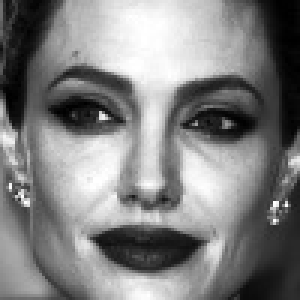
#> input picture data/people/Angelina_Jolie-22067910852/face_0.jpg, 100 x 100 px (shown 3 times larger)
$ python -i preprocess.py   (imports and definitions only)
#> lines starting #> are read from the running program, lines starting #| are printed output that depends on the picture
#> further down, picture is the input picture: shape (100, 100, 3); min 0, max 255, mean 128.3


import cv2
import numpy as np
import os

curr_path = os.path.dirname(__file__)
model_path = os.path.join(curr_path, "../data/models/lbpcascade_frontalface.xml")

def detect_face(img, pad=0):
#> called with pad = 0
    face_cascade = cv2.CascadeClassifier(model_path)
    faces = face_cascade.detectMultiScale(img, scaleFactor=1.1, minNeighbors=10)
#> faces = [[7, 6, 86, 86]]

    if (len(faces) == 0):
        return img, []

    (x, y, w, h) = faces[0]
#> x = 7; y = 6; w = 86; h = 86

    # Appending the corners with fixed value
    y_pad = int(w*pad)
#> y_pad = 0
    x_pad = int(h*pad)
#> x_pad = 0
    return img[y-y_pad:y+w+y_pad, x-x_pad:x+h+x_pad], faces[0]

def preprocess(img, img_size_out=(100,100)):

    img_face = detect_face(img)[0]
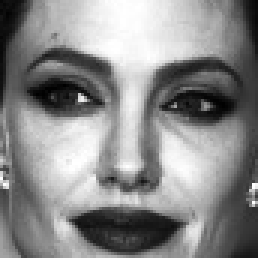
#> img_face: shape (86, 86, 3) (shown 3 times larger); min 0, max 255, mean 137.6


    img = cv2.resize(img_face, dsize=img_size_out, interpolation=cv2.INTER_AREA)
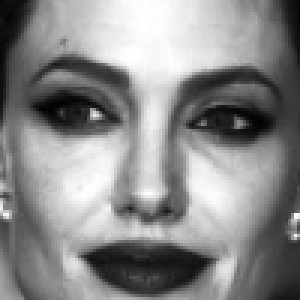
#> img: shape (100, 100, 3) (shown 3 times larger); min 1, max 255, mean 137.5


#> (the run stopped early here; a loop or call above may not have finished)

$ run again, on data/people/Angelina_Jolie-22067910852/face_1.jpg
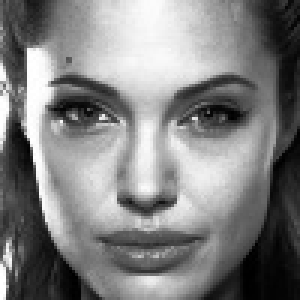
#> input picture data/people/Angelina_Jolie-22067910852/face_1.jpg, 100 x 100 px (shown 3 times larger)
#> picture is the input picture: shape (100, 100, 3); min 0, max 255, mean 128.4
#> faces = [[8, 7, 84, 84]]
#> x = 8; y = 7; w = 84
#> y_pad = 0
#> in preprocess, `img_face = detect_face(img)[0]`:
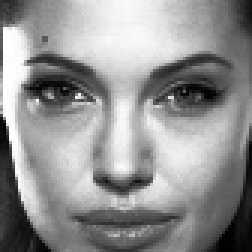
#> img_face: shape (84, 84, 3) (shown 3 times larger); min 0, max 255, mean 146.1
#> in preprocess, `img = cv2.resize(img_face, dsize=img_size_out, interpolation=cv2.INTER..`:
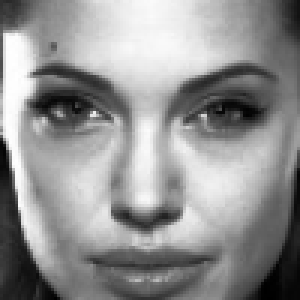
#> img: shape (100, 100, 3) (shown 3 times larger); min 0, max 255, mean 146

$ run again, on data/people/Angelina_Jolie-22067910852/face_2.jpg
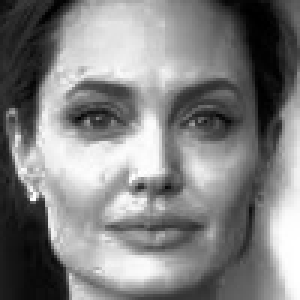
#> input picture data/people/Angelina_Jolie-22067910852/face_2.jpg, 100 x 100 px (shown 3 times larger)
#> picture is the input picture: shape (100, 100, 3); min 0, max 255, mean 128.5
#> faces = [[7, 5, 85, 85]]
#> x = 7; y = 5; w = 85
#> y_pad = 0
#> in preprocess, `img_face = detect_face(img)[0]`:
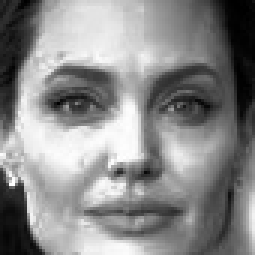
#> img_face: shape (85, 85, 3) (shown 3 times larger); min 0, max 255, mean 137.3
#> in preprocess, `img = cv2.resize(img_face, dsize=img_size_out, interpolation=cv2.INTER..`:
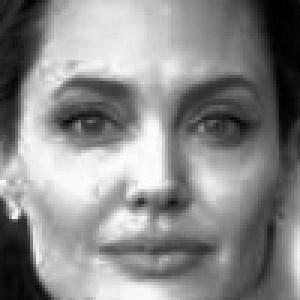
#> img: shape (100, 100, 3) (shown 3 times larger); min 0, max 253, mean 137.2
